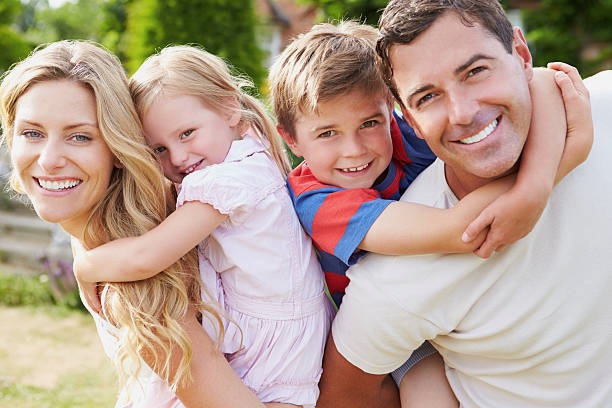
#> input picture CV_cap02/images/familia.jpg, 612 x 408 px
$ python 016-opencv-cropping.py --image images/familia.jpg
#> lines starting #> are read from the running program, lines starting #| are printed output that depends on the picture
# Cropping

# Para executar este script:
# python 016-opencv-cropping.py --image images/familia.jpg

# Imports
import numpy as np
import argparse
import cv2

# Argumentos
ap = argparse.ArgumentParser()
ap.add_argument("-i", "--image", required = True, help = "Caminho para imagem")
args = vars(ap.parse_args())

# Carregando a imagem
image = cv2.imread(args["image"])
#> image is the input picture: shape (408, 612, 3); mean B, G, R 145.8, 160.5, 183.2
cv2.imshow("Original", image)

# Crop de uma imagem é tão simples como usar fatias de matriz em NumPy!
# Vamos cortar o rosto do menino.
# A ordem em que especificamos as coordenadas devem ser coletadas: startY: endY, startX: endX
cropped = image[30:190, 260:390]
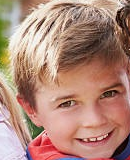
#> cropped: shape (160, 130, 3); mean B, G, R 120.8, 136.1, 176.5
cv2.imshow("Rosto", cropped)
cv2.waitKey(0)

$ run again, with CV_cap02/images/cafe.jpg copied over CV_cap02/images/familia.jpg
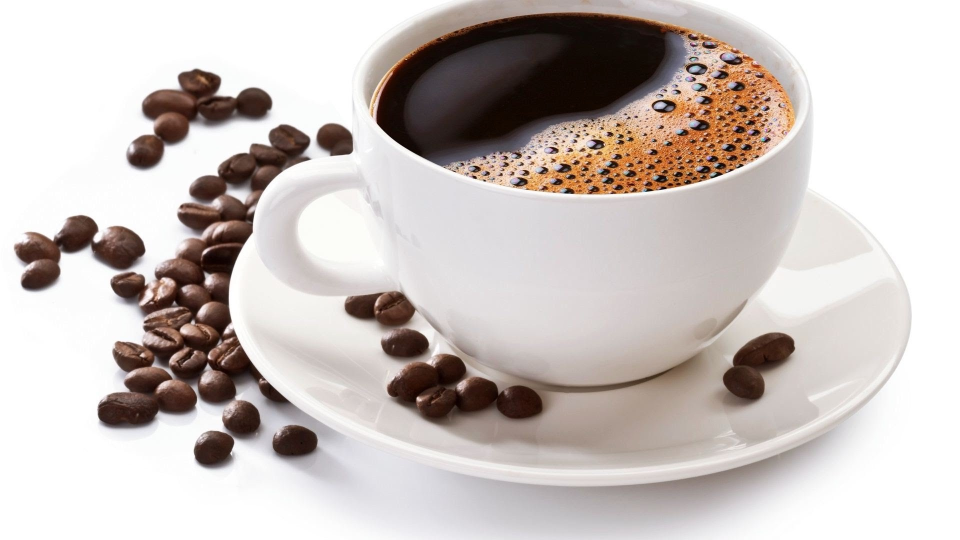
#> input picture CV_cap02/images/cafe.jpg, 1920 x 1080 px (shown at 1/2 size)
#> image is the input picture: shape (1080, 1920, 3); mean B, G, R 189.4, 192.8, 201.2
#> `cropped = image[30:190, 260:390]`:
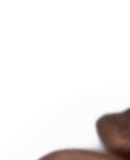
#> cropped: shape (160, 130, 3); mean B, G, R 235.3, 236.3, 239.3

$ run again, with CV_cap02/images/cavalo.jpg copied over CV_cap02/images/familia.jpg
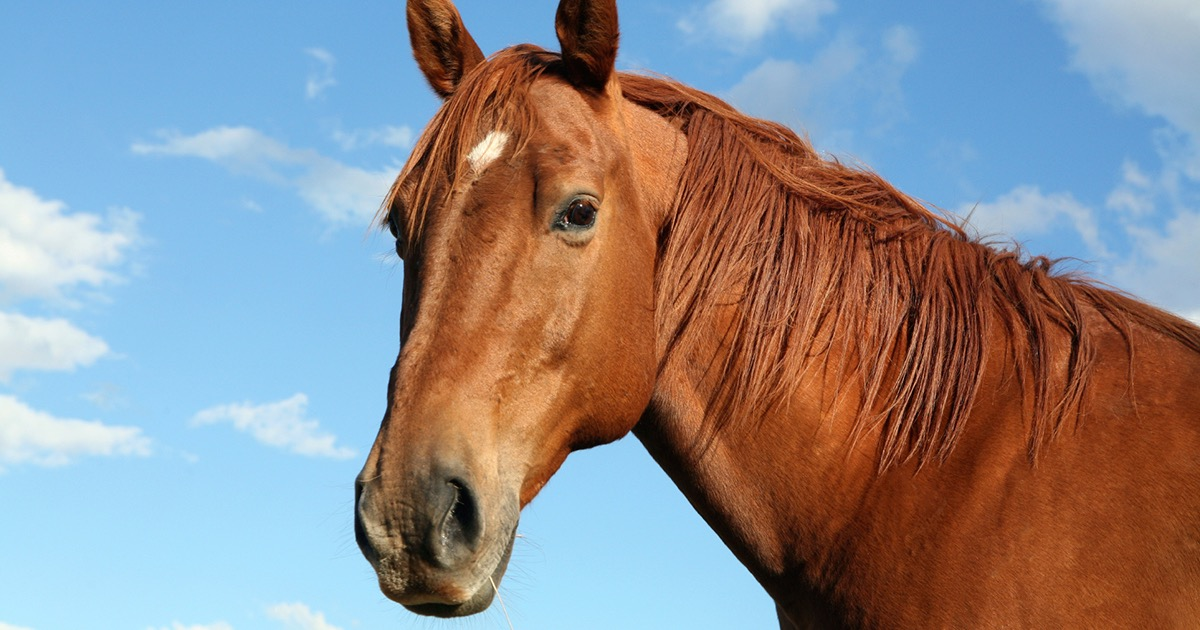
#> input picture CV_cap02/images/cavalo.jpg, 1200 x 630 px
#> image is the input picture: shape (630, 1200, 3); mean B, G, R 143.7, 139.7, 142.3
#> `cropped = image[30:190, 260:390]`:
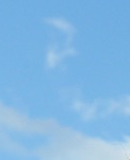
#> cropped: shape (160, 130, 3); mean B, G, R 227.3, 184.4, 130.7

$ run again, with CV_cap02/images/estrada.jpg copied over CV_cap02/images/familia.jpg
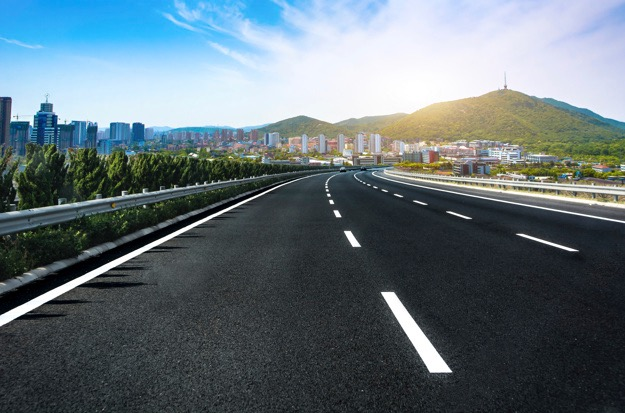
#> input picture CV_cap02/images/estrada.jpg, 625 x 413 px
#> image is the input picture: shape (413, 625, 3); mean B, G, R 119.3, 112.5, 98.2
#> `cropped = image[30:190, 260:390]`:
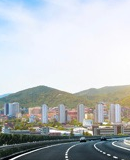
#> cropped: shape (160, 130, 3); mean B, G, R 192, 189.3, 183.6
